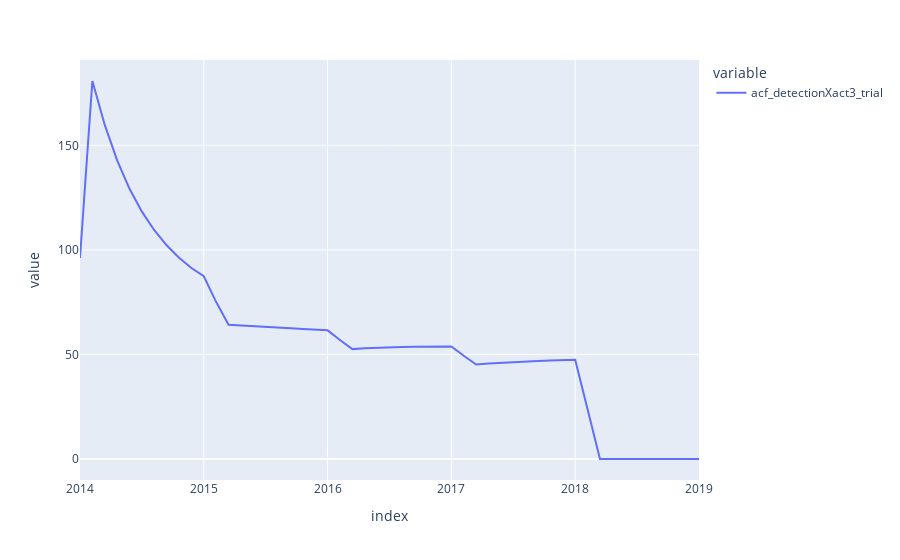

This figure's notebook cell:
### Code cell
derived_df_0.loc[2014:2019,'acf_detectionXact3_trial'].plot()

### Figure 1 — Plotly figure (JSON) as saved in the notebook; plotly's stock layout.template omitted (floating-point values rounded to 4 significant figures)
{"data": [{"hovertemplate": "variable=acf_detectionXact3_trial<br>index=%{x}<br>value=%{y}<extra></extra>", "legendgroup": "acf_detectionXact3_trial", "line": {"color": "#636efa", "dash": "solid"}, "marker": {"symbol": "circle"}, "mode": "lines", "name": "acf_detectionXact3_trial", "orientation": "v", "showlegend": true, "type": "scatter", "x": [2014, 2014.0, 2014.0, 2014.0, 2014.0, 2014.0, 2015.0, 2015.0, 2015.0, 2015.0, 2015, 2015.0, 2015.0, 2015.0, 2015.0, 2016.0, 2016.0, 2016.0, 2016.0, 2016.0, 2016, 2016.0, 2016.0, 2016.0, 2016.0, 2016.0, 2017.0, 2017.0, 2017.0, 2017.0, 2017, 2017.0, 2017.0, 2017.0, 2017.0, 2018.0, 2018.0, 2018.0, 2018.0, 2018.0, 2018, 2018.0, 2018.0, 2018.0, 2018.0, 2018.0, 2019.0, 2019.0, 2019.0, 2019.0, 2019], "xaxis": "x", "y": [96.17, 180.8, 159.8, 142.8, 129.2, 118.3, 109.4, 102.2, 96.3, 91.35, 87.42, 75.06, 64.23, 63.95, 63.61, 63.24, 62.88, 62.51, 62.15, 61.8, 61.54, 56.91, 52.56, 52.92, 53.21, 53.42, 53.56, 53.66, 53.72, 53.73, 53.8, 49.39, 45.17, 45.65, 46.06, 46.39, 46.68, 46.93, 47.14, 47.3, 47.45, 23.77, 0, 0, 0, 0, 0, 0, 0, 0, 0], "yaxis": "y"}], "layout": {"legend": {"title": {"text": "variable"}, "tracegroupgap": 0}, "margin": {"t": 60}, "xaxis": {"anchor": "y", "domain": [0, 1], "title": {"text": "index"}}, "yaxis": {"anchor": "x", "domain": [0, 1], "title": {"text": "value"}}}}
